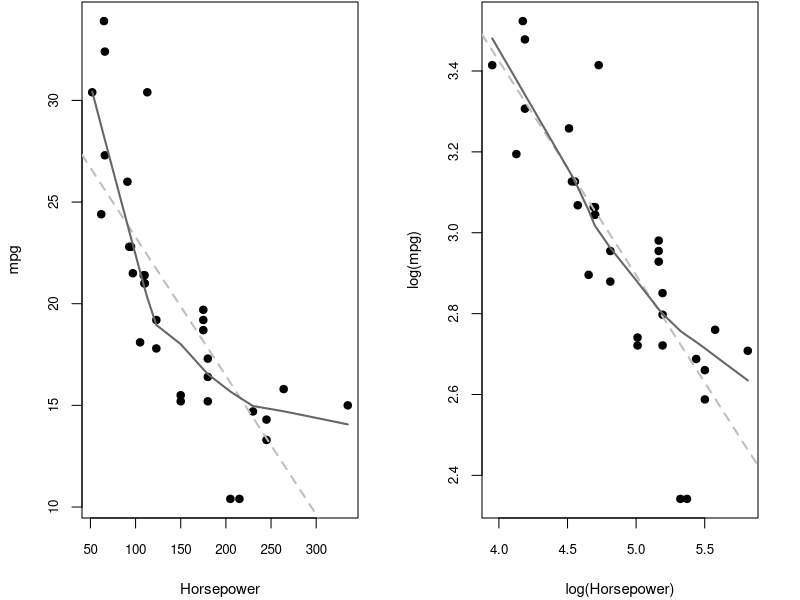
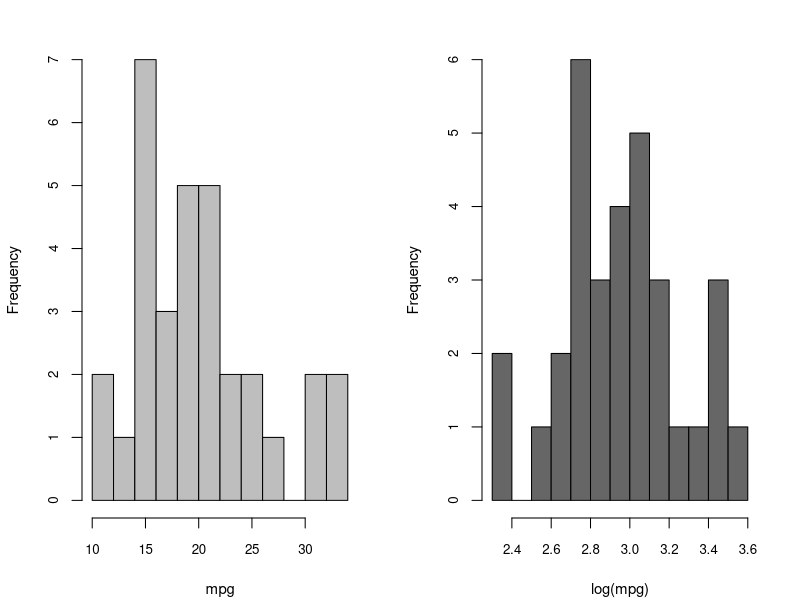
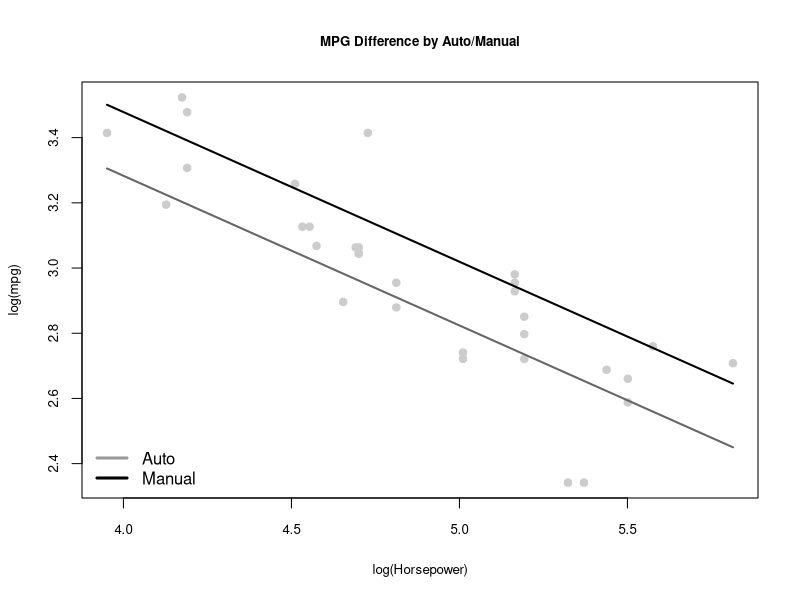
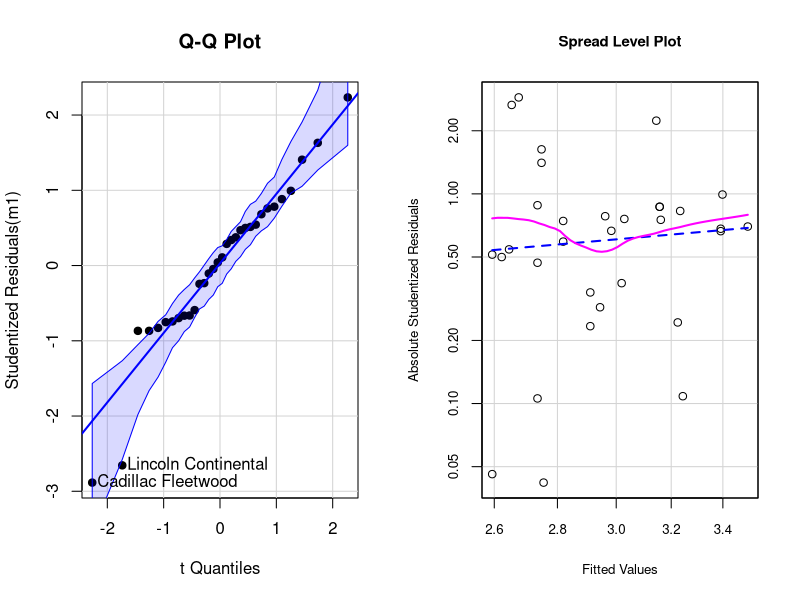

R code for these plots, in order:
## ---- chunk 1
knitr::opts_chunk$set(echo = TRUE)
library(kableExtra) # knitr table package
library(Hmisc) # rcorr package
library(car) # residual test package
## ---- chunk 2
data(mtcars)

# Data Summary
t1 <- as.table(rbind(colnames(mtcars), c("continuous", "discrete", "continuous", "continuous", "continuous", "continuous", "continuous", "categorical", "categorical", "discrete", "discrete"), c("-", "4, 6, 8", "-", "-", "-", "-", "-", "0, 1", "0, 1", "3, 4, 5", "1 - 8"))) 
                     
dimnames(t1) <- list(c("Variable", "Type", "Level"), c("MPG", "Cylinder", "Displacement", "Horsepower", "Rear Axle Ratio", "Weight", "1/4 Mile Time", "Engine V/S", "Auto/Manual", "Gear", "Carburetor"))

knitr::kable(t1, format = "latex", align = 'c', booktabs = T, caption = "List of Variables") %>%
        kable_styling(latex_options = c("hold_position", "scale_down")) %>%
        column_spec(2, border_left=T)
## ---- chunk 3
corrs <- rcorr(as.matrix(mtcars[,2:11]), type="pearson") # calculate correlation
cor.mat <- round(corrs$r, 3) # correlation matrix
t2 <- as.table(cor.mat)
knitr::kable(t2, format = "latex", align = 'c', booktabs = T, caption = "Correlation Matrix") %>%
        kable_styling(latex_options = c("hold_position")) %>%
        column_spec(2, border_left=T)
## ---- chunk 4
sum.am <- summary(lm(mpg~as.factor(am), mtcars))
sum.all <- summary(lm(mpg~., mtcars))
all.coef <- round(c(sum.all$coefficients[,1], sum.all$adj.r.squared),3)
all.p <- c(round(sum.all$coefficients[,4], 3), "")
am.coef <- c(round(sum.am$coefficients[1,1],3), "", "", "", "", "", "", "", 
             round(sum.am$coefficients[2,1],3), "", "", 
             round(sum.am$adj.r.squared, 3))
am.p <- c(round(sum.am$coefficients[1,4],5), "", "", "", "", "", "", "", 
          round(sum.am$coefficients[2,4],5), "", "", "")
t3 <-  as.table(cbind(all.coef, all.p, am.coef, am.p))
dimnames(t3) <- list(c(rownames(t3)[1:11], "R-squared"),
                     c("Coeffient", "p-value", "Coeffient", "p-value"))
knitr::kable(t3, format = "latex", align = 'c', booktabs = T,
             caption = "Test Regression Comparison") %>%
             kable_styling(latex_options = c("hold_position"), 
                           position = "float_right") %>%
             column_spec(c(2,4), border_left=T) %>%
             add_header_above(c(" " = 1, "All" = 2, "Transmission Only" = 2))
## ---- chunk 5
corrs <- rcorr(as.matrix(mtcars[,2:11]), type="pearson") # calculate correlation
cor.mat <- round(corrs$r, 3) # correlation matrix
p.mat <- round(corrs$P, 3) # correlation p-value matrix

# multicollinearity test
mt.cyl <- lm(am~cyl, mtcars)
mt.disp <- lm(am~disp, mtcars)
mt.hp <- lm(am~hp, mtcars)
mt.cyl <- lm(am~cyl, mtcars)
mt.vs <- lm(am~vs, mtcars)
mt.carb <- lm(am~carb, mtcars)

vif.am.cyl <- 1 / (1- summary(mt.cyl)$r.squared)
vif.am.disp <- 1 / (1 - summary(mt.disp)$r.squared)
vif.am.hp <- 1 / (1 - summary(mt.hp)$r.squared) 
vif.am.vs <- 1 / (1 - summary(mt.vs)$r.squared)
vif.am.carb <- 1 / (1- summary(mt.carb)$r.squared)

vifs <- round(c(vif.am.cyl, vif.am.disp, vif.am.hp, vif.am.vs, vif.am.carb),3)
r2s <- round(c(summary(mt.cyl)$r.squared, summary(mt.disp)$r.squared,
               summary(mt.hp)$r.squared, summary(mt.vs)$r.squared,
               summary(mt.carb)$r.squared),3)

# engine-related variables only 
t4 <- as.matrix(cbind(cor.mat[c(1,2,3,7,10),1], cor.mat[c(1,2,3,7,10),2],
                    cor.mat[c(1,2,3,7,10),3], cor.mat[c(1,2,3,7,10),7], 
                    cor.mat[c(1,2,3,7,10),10], vifs, r2s))
t4 <- rbind(t4, c(colSums(abs(t4))[1:5], NA, NA))
dimnames(t4) <- list(c("Cylinder", "Displacement", "Horsepower", 
                       "V-type/Serial", "Carburetor", "Total(absolute)"), 
                     c("Cylinder", "Displacement", "Horsepower", 
                       "V-type/Serial", "Carburetor", "VIF with AM", "R-sqaured"))

knitr::kable(t4, format = "latex", booktabs = T,
             caption = "Correlations among Engine-related Variables") %>%
             kable_styling(latex_options = c("hold_position", "scale_down")) %>%
             column_spec(c(2,7), border_left=T)
## ---- chunk 6
par(mfrow=c(1,2), mar=c(4.1, 4.1, 0.1, 2.1))
# hp
plot(mpg~hp, mtcars, pch=19, col="black", xlab = "Horsepower", 
     cex.main = 0.9, cex.lab=0.9, cex.axis=0.8) # linear
abline(lm(mpg~hp, mtcars), lty=2, lwd=2, col="gray")
lines(lowess(mtcars$hp,mtcars$mpg), lty=1, lwd=2, col="gray40")
plot(log(mpg)~log(hp), mtcars, pch=19, col="black", xlab = "log(Horsepower)",
     cex.main = 0.9, cex.lab=0.9, cex.axis=0.8) # log-log
abline(lm(log(mpg)~log(hp), mtcars), lty=2, lwd=2, col="gray")
lines(lowess(log(mtcars$hp),log(mtcars$mpg)), lty=1, lwd=2, col="gray40")

par(mfrow=c(1,2), mar=c(4.1, 4.1, 2.1, 2.1))
hist(mtcars$mpg, breaks=10, main="", col="gray", xlab="mpg", 
     cex.lab=0.9, cex.axis=0.8)
hist(log(mtcars$mpg), breaks=10, main="", col="gray40", xlab="log(mpg)", 
     cex.lab=0.9, cex.axis=0.8)
par(mfrow=c(1,1))

par(mfrow=c(1,1), mar=c(5.1, 4.1, 4.1, 2.1))
## ---- chunk 7
# model comparison

# Research model
m1 <- lm(log(mpg)~as.factor(am)+log(hp), data=mtcars)

# we already have m1(am+hp) above
m2 <- lm(log(mpg)~as.factor(am)+log(hp)+log(wt), data=mtcars)
m3 <- lm(log(mpg)~as.factor(am)+log(hp)+log(wt)+log(drat), data=mtcars)

# summarize models
sm1 <- summary(m1)
sm2 <- summary(m2)
sm3 <- summary(m3)

# calculate p-value of fstatistics
sm1.pf <- 1-pf(sm1$fstatistic[1], sm1$fstatistic[2], sm1$fstatistic[3])
sm2.pf <- 1-pf(sm2$fstatistic[1], sm2$fstatistic[2], sm2$fstatistic[3])
sm3.pf <- 1-pf(sm3$fstatistic[1], sm3$fstatistic[2], sm3$fstatistic[3])

# tabulate
t5 <- as.table(rbind(c(sm1$adj, sm1$df[2], sm1$fstat[1], 
                       sm1.pf, summary(m1)$coef[2,4]),
                     c(sm2$adj, sm2$df[2], sm2$fstat[1], 
                       sm2.pf, summary(m2)$coef[2,4]),
                     c(sm3$adj, sm3$df[2], sm3$fstat[1], 
                       sm3.pf, summary(m3)$coef[2,4]))
               ) # make a table with necessary values

t5 <- round(t5, 3)

dimnames(t5) <- list(c("Model", 
                       "Alternative 1", 
                       "Alternative 2"), 
                     c("adjusted R2", "Degree of Freedom", "F-statistic", 
                       "F-stat p-value", "p-value of Auto/Manual"))
knitr::kable(t5, format = "latex", align = 'c', booktabs = T,
             caption = "Explanatory Power Comparison") %>%
        kable_styling(latex_options = c("hold_position", "scale_down")) %>%
        column_spec(c(2,6), border_left=T)
## ---- chunk 8
# heteroskedasticity test
sm1.bp <- lmtest::bptest(m1)
sm2.bp <- lmtest::bptest(m2)
sm3.bp <- lmtest::bptest(m3)

# multicollinearity with am comparison
t6 <- as.table(rbind(c(round(vif(m1),3), "", "", round(sm1.bp$p.va,3)),
                     c(round(vif(m2),3), "", round(sm2.bp$p.va,3)),
                     c(round(vif(m3),3), round(sm3.bp$p.va,3))))
dimnames(t6) <- list(c("Model", "Alternative 1", "Alternative 2"),
                     c("Auto/Manual", "log(Horsepower)", "log(Weight)", 
                       "log(RearAxleRatio)", "Breusch-Pagan p-value"))
knitr::kable(t6, format = "latex", align = 'c', booktabs = T,
             caption = "Multicollinearity(VIF test) and Heteroskedasticity(BP test)") %>%
        kable_styling(latex_options = c("hold_position", "scale_down")) %>%
        column_spec(c(2,6), border_left=T)
## ---- chunk 9
# Regression Results
t7 <- as.table(round(summary(m1)$coef, 3))
dimnames(t7) <- list(c("Intercept", "Auto/Manual: 1", "log(Horsepower)"),
                     c("Coefficient", "Standard Error", "t-value", "p-value"))
knitr::kable(t7, format = "latex", align = 'c', booktabs = T,
             caption = "Regression Results on log(MPG)") %>%
        kable_styling(latex_options = c("hold_position")) %>%
        column_spec(2, border_left=T)
## ---- chunk 10
# Regression plot
plot(log(mpg)~log(hp), mtcars, pch=19, col="gray80",
     xlab="log(Horsepower)", ylab="log(mpg)",
     main="MPG Difference by Auto/Manual",
     cex.main = 0.8, cex.lab=0.8, cex.axis = 0.8) # set base first 

# prediction 1: am=0 (auto)
hp.new <- min(mtcars$hp):max(mtcars$hp) # step1: new x values
am0 <- rep(0, length(hp.new)) # step2: new x2 values
data0 <- data.frame(hp.new, am0) # step3: combine x, x2
colnames(data0) <- c("hp", "am") # step4: make names the same as the model
y0 <- predict(m1, newdata=data0) # step5: predict y values = model outputs
lines(log(hp.new), y0, lty=1, lwd=2, col="gray40") # draw

# prediction 2: am=1 (manual), step1 already exists above
data1 <- data.frame("hp"=hp.new, "am"=rep(1, length(hp.new))) # step2~4 at once
y1 <- predict(m1, newdata=data1) # step5: predict y values = model outputs
lines(log(hp.new), y1, lty=1, lwd=2, col="black") # draw

# legend
legend("bottomleft", c("Auto","Manual"), lty=1, lwd=3, col=c("gray60","black"),
       bty = "n")
## ---- chunk 11
par(mfrow=c(1,2))
qqPlot(m1, pch=19, col="black", main="Q-Q Plot", cex.main=0.8, cex.lab=0.8, cex.axis=0.8)
spreadLevelPlot(m1, main = "Spread Level Plot", cex.main=0.9, cex.lab=0.8, cex.axis=0.8)
par(mfrow=c(1,1))
## ---- chunk 12
ci <- confint(m1)

t8 <- as.table(rbind(c(ci[2,1], ci[2,2]), c(ci[3,1], ci[3,2])))
t8 <- round(t8, 3)
dimnames(t8) <- list(c("Auto/Manual", "log(Horsepower)"),c("2.5%", "97.5%"))
knitr::kable(t8, format = "latex", align = 'c', booktabs = T,
             caption = "Confidence Interval of Estimates") %>%
        kable_styling(latex_options = c("hold_position")) %>%
        column_spec(2, border_left=T)
